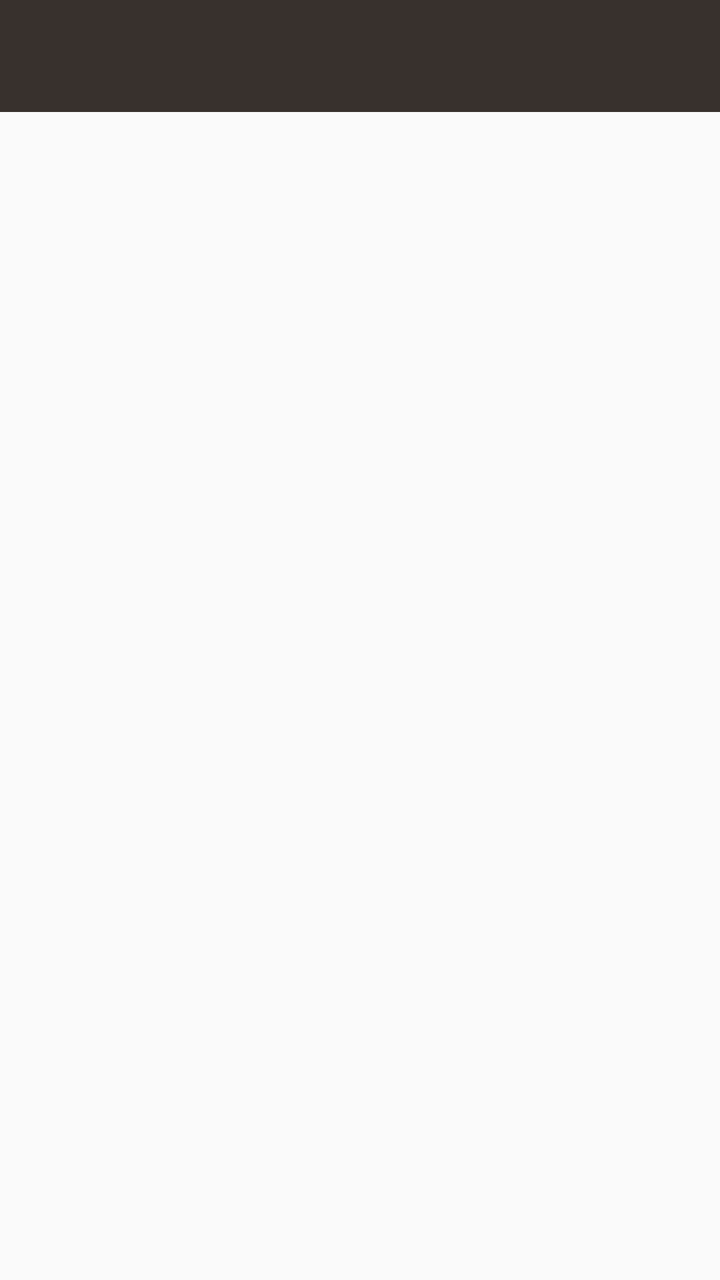
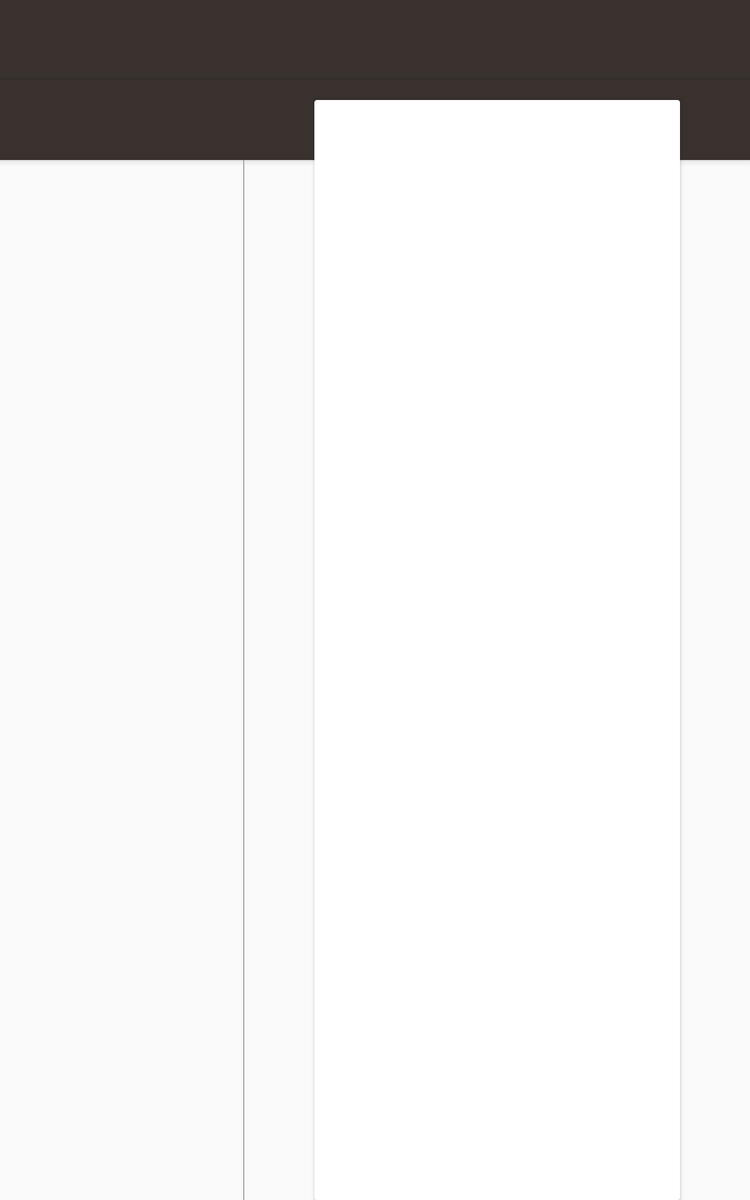

Compare how this app lays out the same screen by default and in its alternative resource folder. The renders come first, then the two layout files and the values they reference.
<!-- AndroidManifest.xml: application theme AppTheme -->
<!-- res/layout/activity_recipe_detail.xml -->
<?xml version="1.0" encoding="utf-8"?>
<LinearLayout xmlns:android="http://schemas.android.com/apk/res/android"
    xmlns:app="http://schemas.android.com/apk/res-auto"
    android:layout_width="match_parent"
    android:layout_height="match_parent"
    android:orientation="vertical">

    <android.support.design.widget.AppBarLayout
        android:layout_width="match_parent"
        android:layout_height="wrap_content">

        <android.support.v7.widget.Toolbar
            android:id="@+id/toolbar"
            android:layout_width="match_parent"
            android:layout_height="wrap_content"
            android:background="?attr/colorPrimary"
            android:minHeight="?attr/actionBarSize"
            android:theme="@style/Toolbar"
            app:popupTheme="@style/ThemeOverlay.AppCompat.Light" />
    </android.support.design.widget.AppBarLayout>

    <FrameLayout
        android:id="@+id/framelayout_recipe_detail_container"
        android:layout_width="match_parent"
        android:layout_height="match_parent" />
</LinearLayout>
<!-- resources referenced by this layout -->
<resources>
  <style name="Toolbar" parent="ThemeOverlay.AppCompat.Dark.ActionBar">
          <item name="android:fontFamily">@font/lobster_regular</item>
      </style>
  <style name="AppTheme" parent="Theme.AppCompat.Light.NoActionBar">
          
          <item name="colorPrimary">@color/colorPrimary</item>
          <item name="colorPrimaryDark">@color/colorPrimaryDark</item>
          <item name="colorAccent">@color/colorAccent</item>
      </style>
  <color name="colorPrimary">#38312D</color>
  <color name="colorPrimaryDark">#2B2522</color>
  <color name="colorAccent">#F99C95</color>
</resources>
<!-- res/layout-sw600dp/activity_recipe_detail.xml (the repository's variant of the layout above) -->
<!-- drawn on a 7-inch tablet held upright -->
<?xml version="1.0" encoding="utf-8"?>
<RelativeLayout xmlns:android="http://schemas.android.com/apk/res/android"
    xmlns:app="http://schemas.android.com/apk/res-auto"
    android:layout_width="match_parent"
    android:layout_height="match_parent">

    <android.support.design.widget.AppBarLayout
        android:id="@+id/appbar"
        android:layout_width="match_parent"
        android:layout_height="wrap_content">

        <android.support.v7.widget.Toolbar
            android:id="@+id/toolbar"
            android:layout_width="match_parent"
            android:layout_height="wrap_content"
            android:background="?attr/colorPrimary"
            android:minHeight="?attr/actionBarSize"
            android:theme="@style/Toolbar"
            app:popupTheme="@style/ThemeOverlay.AppCompat.Light"/>
    </android.support.design.widget.AppBarLayout>

    <View
        android:layout_width="match_parent"
        android:layout_height="64dp"
        android:layout_below="@id/appbar"
        android:background="@color/colorPrimary"
        android:elevation="4dp"/>

    <LinearLayout
        android:id="@+id/linearlayout_recipe_detail_tablet_container"
        android:layout_width="match_parent"
        android:layout_height="match_parent"
        android:layout_below="@id/appbar"
        android:orientation="horizontal"
        android:elevation="6dp">

        <FrameLayout
            android:id="@+id/framelayout_recipe_detail_container"
            android:layout_width="0dp"
            android:layout_height="wrap_content"
            android:layout_marginTop="64dp"
            android:layout_weight="2" />

        <View
            android:layout_width="1dp"
            android:layout_height="match_parent"
            android:layout_marginTop="64dp"
            android:background="@android:color/darker_gray" />

        <android.support.v7.widget.CardView
            android:id="@+id/cardview_item_recipe_card"
            android:layout_width="0dp"
            android:layout_height="match_parent"
            android:layout_marginEnd="56dp"
            android:layout_marginStart="56dp"
            android:layout_marginTop="16dp"
            android:layout_weight="3">

            <FrameLayout
                android:id="@+id/framelayout_step_detail_container"
                android:layout_width="match_parent"
                android:layout_height="match_parent" />
        </android.support.v7.widget.CardView>
    </LinearLayout>
</RelativeLayout>
<!-- resources referenced by the variant -->
<!-- as a 7-inch tablet held upright resolves them -->
<resources>
  <color name="colorPrimary">#38312D</color>
  <style name="Toolbar" parent="ThemeOverlay.AppCompat.Dark.ActionBar">
          <item name="android:fontFamily">@font/lobster_regular</item>
      </style>
  <style name="AppTheme" parent="Theme.AppCompat.Light.NoActionBar">
          
          <item name="colorPrimary">@color/colorPrimary</item>
          <item name="colorPrimaryDark">@color/colorPrimaryDark</item>
          <item name="colorAccent">@color/colorAccent</item>
      </style>
  <color name="colorPrimaryDark">#2B2522</color>
  <color name="colorAccent">#F99C95</color>
</resources>
